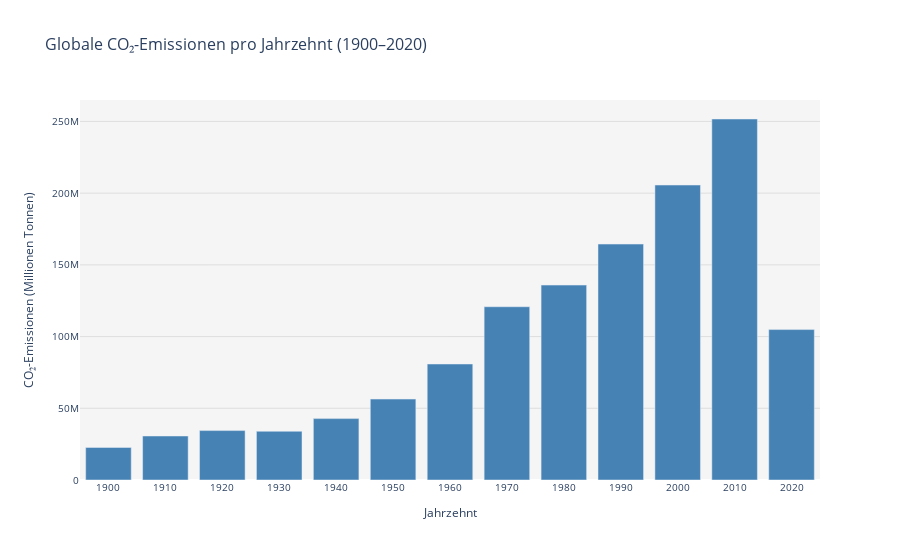

Here is the notebook cell this chart was saved with:
### Code cell
# 1.1: Wie haben sich die globalen CO₂-Emissionen über die letzten Jahrzehnte entwickelt?
import pandas as pd
import plotly.graph_objects as go

# 1. CSV-Datei laden (ersetze 'data.csv' mit dem tatsächlichen Pfad deiner Datei)
df = pd.read_csv('/Users/michaelweber/Stackfuel/DPP_2501/Portfolio_Project/co2_dashboard/df_multi.csv')

# 2. Sicherstellen, dass die relevanten Spalten vorhanden sind
if 'year' in df.columns and 'co2' in df.columns:
    # 3. Hinzufügen einer Spalte für Jahrzehnte
    df['decade'] = (df['year'] // 10) * 10

    # 4. Aggregation der CO₂-Emissionen nach Jahrzehnten
    emissions_by_decade = df.groupby('decade', as_index=False)['co2'].sum()

    # 5. Erstellen der Plotly-Balkengrafik
    fig = go.Figure()

    fig.add_trace(go.Bar(
        x=emissions_by_decade['decade'],  # Jahrzehnte auf der x-Achse
        y=emissions_by_decade['co2'],     # Summierte CO₂-Emissionen auf der y-Achse
        marker_color='steelblue',         # Farbe der Balken
        name='CO₂-Emissionen'
    ))

    # 6. Layout-Anpassungen, um alle Jahrzehnte zu beschriften
    fig.update_layout(
        title='Globale CO₂-Emissionen pro Jahrzehnt (1900–2020)',
        title_font=dict(size=16),
        xaxis=dict(
            title='Jahrzehnt',
            titlefont=dict(size=12),
            tickangle=0,  # Drehung der x-Achsen-Beschriftungen
            tickfont=dict(size=10),
            tickmode='linear',  # Alle Jahrzehnte anzeigen
            tick0=emissions_by_decade['decade'].min(),  # Startpunkt
            dtick=10  # Schrittweite von 10 Jahren
        ),
        yaxis=dict(
            title='CO₂-Emissionen (Millionen Tonnen)',
            titlefont=dict(size=12),
            tickfont=dict(size=10),
            showgrid=True,  # Gitter aktivieren
            gridcolor='rgba(200, 200, 200, 0.5)'  # Gitterlinienfarbe
        ),
        bargap=0.2,  # Abstand zwischen Balken
        plot_bgcolor='rgba(245, 245, 245, 1)',  # Hintergrundfarbe
    )

    # 7. Anzeige der Grafik
    fig.show()
else:
    print("Die CSV-Datei muss die Spalten 'year' und 'co2' enthalten!")

### Figure 1 — Plotly figure (JSON) as saved in the notebook; plotly's stock layout.template omitted (floating-point values rounded to 4 significant figures)
{"data": [{"marker": {"color": "steelblue"}, "name": "CO₂-Emissionen", "type": "bar", "x": [1900, 1910, 1920, 1930, 1940, 1950, 1960, 1970, 1980, 1990, 2000, 2010, 2020], "y": [22654055, 30653926, 34460398, 33944750, 42797445, 56420292, 80880934, 120802387, 135891092, 164484204, 205638809, 251699547, 104880468]}], "layout": {"bargap": 0.2, "plot_bgcolor": "rgba(245, 245, 245, 1)", "title": {"font": {"size": 16}, "text": "Globale CO₂-Emissionen pro Jahrzehnt (1900–2020)"}, "xaxis": {"dtick": 10, "tick0": 1900, "tickangle": 0, "tickfont": {"size": 10}, "tickmode": "linear", "title": {"font": {"size": 12}, "text": "Jahrzehnt"}}, "yaxis": {"gridcolor": "rgba(200, 200, 200, 0.5)", "showgrid": true, "tickfont": {"size": 10}, "title": {"font": {"size": 12}, "text": "CO₂-Emissionen (Millionen Tonnen)"}}}}
